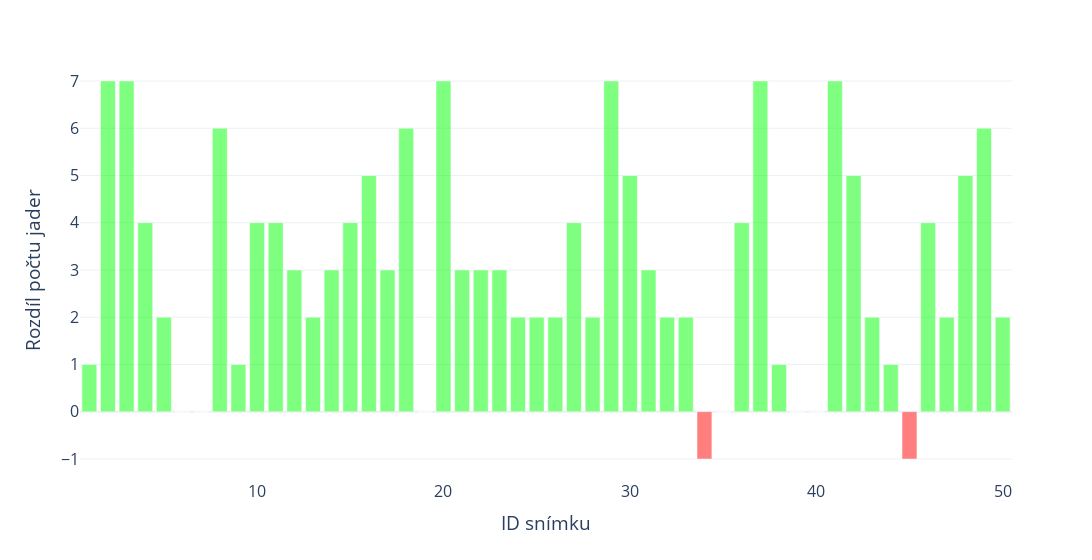

This figure's notebook cell:
### Code cell
results["color"] = results["nuc_dif"].apply(lambda x: "red" if x < 0 else "green")

fig = px.bar(
    results,
    x="img",
    y="nuc_dif",
    color="color",
    color_discrete_map={"red": "rgba(255, 0, 0, 0.5)", "green": "rgba(0, 255, 0, 0.5)"},
    template="plotly_white",
    labels={"nuc_dif": "Rozdíl počtu jader", "img": "ID snímku"},
)

fig.update_layout(showlegend=False, width=1200, font=dict(size=16))


fig.show()

### Figure 1 — Plotly figure (JSON) as saved in the notebook; plotly's stock layout.template omitted (floating-point values rounded to 4 significant figures)
{"data": [{"alignmentgroup": "True", "hovertemplate": "color=green<br>ID snímku=%{x}<br>Rozdíl počtu jader=%{y}<extra></extra>", "legendgroup": "green", "marker": {"color": "rgba(0, 255, 0, 0.5)", "pattern": {"shape": ""}}, "name": "green", "offsetgroup": "green", "orientation": "v", "showlegend": true, "textposition": "auto", "type": "bar", "x": [1, 2, 3, 4, 5, 6, 7, 8, 9, 10, 11, 12, 13, 14, 15, 16, 17, 18, 19, 20, 21, 22, 23, 24, 25, 26, 27, 28, 29, 30, 31, 32, 33, 35, 36, 37, 38, 39, 40, 41, 42, 43, 44, 46, 47, 48, 49, 50], "xaxis": "x", "y": [1, 7, 7, 4, 2, 0, 0, 6, 1, 4, 4, 3, 2, 3, 4, 5, 3, 6, 0, 7, 3, 3, 3, 2, 2, 2, 4, 2, 7, 5, 3, 2, 2, 0, 4, 7, 1, 0, 0, 7, 5, 2, 1, 4, 2, 5, 6, 2], "yaxis": "y"}, {"alignmentgroup": "True", "hovertemplate": "color=red<br>ID snímku=%{x}<br>Rozdíl počtu jader=%{y}<extra></extra>", "legendgroup": "red", "marker": {"color": "rgba(255, 0, 0, 0.5)", "pattern": {"shape": ""}}, "name": "red", "offsetgroup": "red", "orientation": "v", "showlegend": true, "textposition": "auto", "type": "bar", "x": [34, 45], "xaxis": "x", "y": [-1, -1], "yaxis": "y"}], "layout": {"barmode": "relative", "font": {"size": 16}, "legend": {"title": {"text": "color"}, "tracegroupgap": 0}, "margin": {"t": 60}, "showlegend": false, "width": 1200, "xaxis": {"anchor": "y", "domain": [0, 1], "title": {"text": "ID snímku"}}, "yaxis": {"anchor": "x", "domain": [0, 1], "title": {"text": "Rozdíl počtu jader"}}}}
